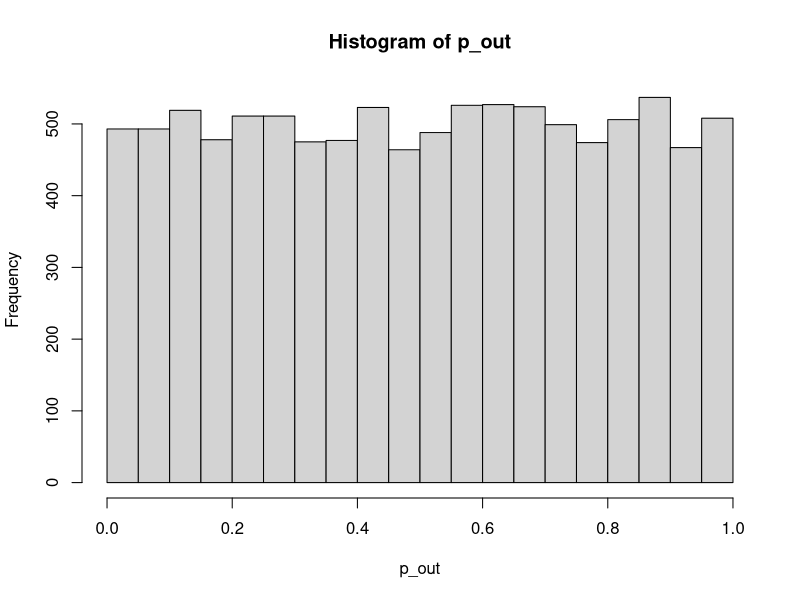

This chart was generated by the following R code:
library(truncnorm)
n <- 5280
n_tests <- 10000
p_out <- numeric(n_tests)
for (i_test in 1:n_tests){
  prev_relash <- round(rtruncnorm(n=n, mean=3, sd=4, a=0, b=12))
  match_rate <- rtruncnorm(n=n, mean=10, sd=15, a=0.5, b=65)
       
  model = lm(match_rate ~ prev_relash)
  model_summary <- summary(model)
  p_out[i_test] <- model_summary$coefficients[2,4]
}

hist(p_out)
